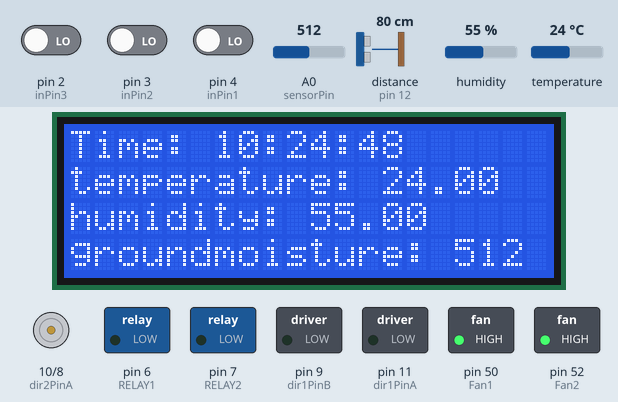
This sketch was run on a simulated Arduino Mega 2560, built with avr-gcc and run on an emulated ATmega2560. Parts: 20×4 character LCD, motor-driver pin pairs drawn as motors (green arrow = first pin HIGH = forward, orange = second pin HIGH = backward, longer = more drive), switched loads named in the sketch (green lamp = pin HIGH). Wiring (inferred from the names in the program): ultrasonic range finder: trigger pin 13; echo pin 12. The inputs (shaded band) are chosen by the test bench; at power-on: pin 3 (inPin2) LOW, pin 4 (inPin1) LOW, temperature 24 °C, A0 (sensorPin) = 512, pin 2 (inPin3) LOW, distance to the obstacle (sensor on pin 12) 80 cm, humidity 55 %. The echo pulse lasts 58.3 µs per cm; the local clock reads 2024-03-15 10:24:30 at power-on unless the sketch sets it; the modem accepts every AT command (registered, SIM ready, sends succeed) and sends nothing else; pins used as bus, display or sensor lines are not drawn; what the sketch prints to the serial monitor is not drawn.

Above: at 18.2 s.
19.3 s: pin 3 (inPin2) driven HIGH
At 22.0 s:
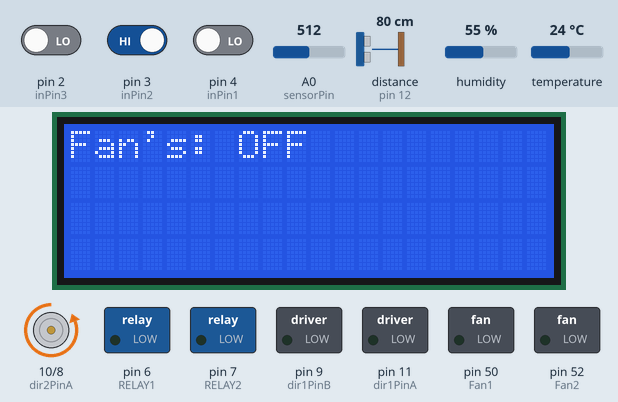
22.8 s: pin 4 (inPin1) driven HIGH
At 26.1 s:
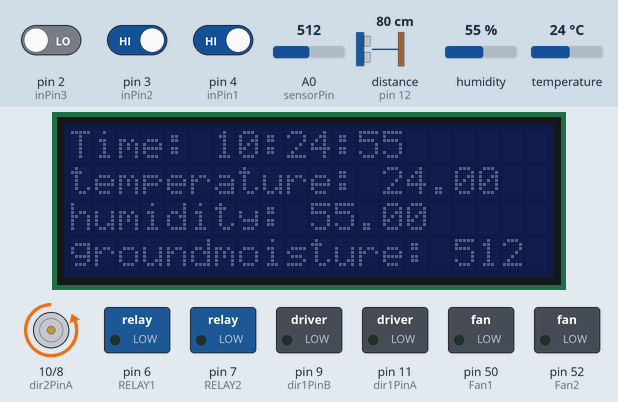
26.3 s: temperature set to 20.7 °C
28.9 s: temperature set to 19.3 °C
At 32.2 s:
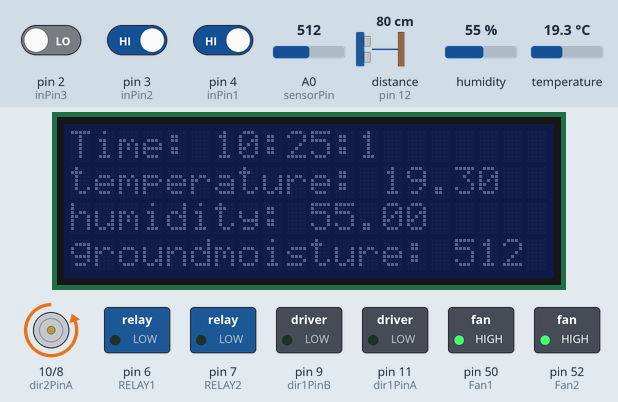
32.4 s: A0 (sensorPin) set to 489
At 34.5 s:
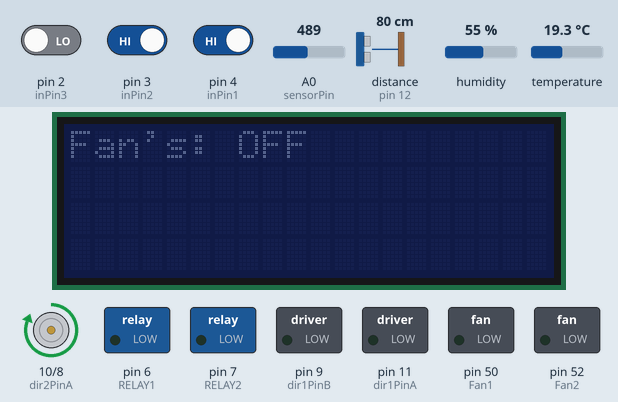
35.0 s: pin 4 (inPin1) driven LOW
At 38.4 s:
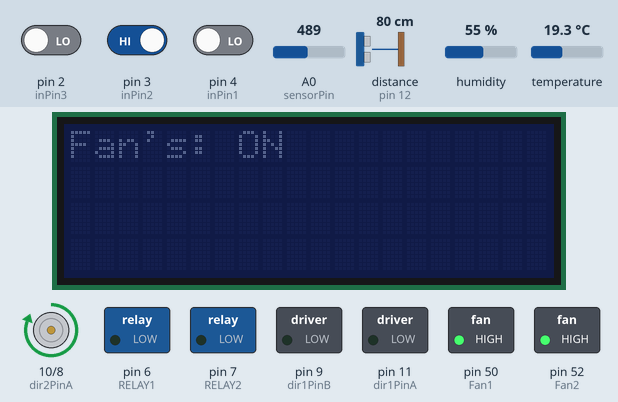
Timing chart, 0 to 39.5 s (numbered marks = the images above; inputs shaded):
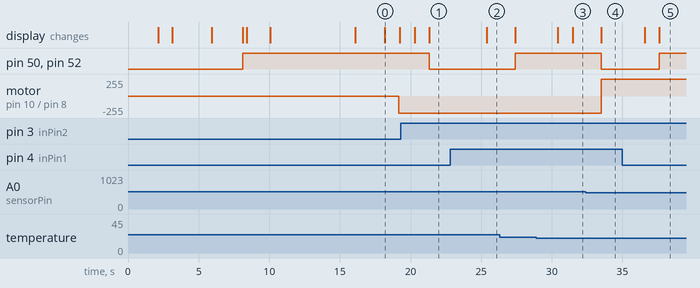

Measured:
- the behaviour switches between 20 and 19.9 °C on temperature (found by bisection; images 2 and 3)
- the behaviour switches between 501 and 500 on A0 (sensorPin) (found by bisection; images 3 and 4)
- after the input at 19.3 s, pin 50 (Fan1), pin 52 (Fan2): HIGH → LOW after 2.0 s; the display: first differs from a run without the input after 2.0 s (image 1)
- after the input at 22.8 s, pin 50 (Fan1), pin 52 (Fan2): stays LOW (without the input it goes to HIGH after 2.6 s); the display: changes after 2.6 s (image 2)
- after the input at 32.4 s, motor on pin 10 (dir2PinA) / pin 8 (dir2PinB): backward 255/255 → forward 255/255 after 1.1 s
- after the input at 35.0 s, pin 50 (Fan1), pin 52 (Fan2): LOW → HIGH after 2.6 s

The sketch:

Growbox.ino
```cpp
#include <DHT.h>
#include <DHT_U.h>
#include "SoftwareSerial.h"
#include <Wire.h>
#include <LCD.h>
#include <LiquidCrystal_I2C.h>
#include "RTClib.h"


#define DHTPIN 5
#define DHTTYPE DHT21
DHT dht(DHTPIN, DHTTYPE);
#define TRIGGER_PIN 13
#define ECHO_PIN 12
#define USONIC_DIV 58.0
#define MEASURE_SAMPLE_DELAY 5
#define MEASURE_SAMPLES 25
#define MEASURE_DELAY 250
#define trigPin 13
#define echoPin 12

LiquidCrystal_I2C  lcd(0x27, 2, 1, 0, 4, 5, 6, 7);
RTC_DS1307 rtc;

int sensorPin = A0;

// Motor 1
int dir1PinA = 11;
int dir2PinA = 10;

// Motor 2
int dir1PinB = 9;
int dir2PinB = 8;

//light relays
int RELAY1 = 6;
int RELAY2 = 7;

//fans
int Fan1 = 50;
int Fan2 = 52;

//buttons
int inPin1 = 4;   // choose the input pin (for a pushbutton)
int inPin2 = 3;   // choose the input pin (for a pushbutton)
int inPin3 = 2;   // choose the input pin (for a pushbutton)

boolean backlight = false;
boolean fan = false;

String ssid = "Visnet";
String password = "vinvisje";

String data;
String server = "www.sweetcaffeine.nl";
String uri = "/growbox/getfile.php";//

void reset() {
  lcd.setCursor(0, 0);
  lcd.clear();
  lcd.print("Reseting Wifi module ");
  Serial2.println("AT+RST");
  delay(1000);
  if (Serial2.find("OK")) {
    Serial.println("Module Reset");
    Serial.println("Module OK");
    lcd.print("reset succes");
    delay(500);
  } else if (Serial2.find("Ready")) {
    Serial.println("Module Reset");
    Serial.println("Module Ready");
    lcd.print("reset succes");
    delay(500);
  } else if (Serial2.find("ready")) {
    Serial.println("Module Reset");
    Serial.println("Module ready");
    lcd.print("reset succes");
    delay(500);
  }
  else {
    lcd.setCursor(0, 0);
    lcd.clear();
    lcd.print("Something went wrong,");
    delay(500);
    lcd.setCursor(0, 1);
    lcd.print("trying to reset again ");
    delay(500);
    Serial.println("Module not reset, try again");
    delay(500);
    reset();
  }

}

boolean checkfor(char* value)
{
  int i;
  for (i = 0; i < 10; i++)
  {
    delay(2000);
    if (Serial2.find(value)) {
      Serial.println("Found");
      Serial.println(value);
      return true;
    }
    Serial.println ("try: ") + Serial.println(i);
    lcd.setCursor(0, 0);
    lcd.clear();
    lcd.print("Trying to connect");
    delay(500);
    lcd.setCursor(0, 2);
    lcd.print("Try:  ") +  lcd.print(i);;
  }
  return false;
}

//connect to your wifi network

void connectWifi() {
  String cmd = "AT+CWJAP=\"" + ssid + "\",\"" + password + "\"";
  delay(200);
  Serial2.println(cmd);
  if (!checkfor("OK")) {
    Serial.println("Can't connect wifi");
    delay(500);
    lcd.setCursor(0, 0);
    lcd.clear();
    lcd.print("Can't connect wifi");
    delay(500);
    connectWifi();
  }
  Serial.println("Connected!");
  lcd.setCursor(0, 0);
  lcd.clear();
  lcd.print("Connected to wifi!");
  lcd.setCursor(0, 1);
  lcd.print("Connected using:");
  lcd.setCursor(0, 2);
  lcd.print("network: " + ssid);
  lcd.setCursor(0, 3);
  lcd.print("password: " + password);
  delay(2200);
  Serial.println("printing cmd:" + cmd);
}

void httppost() {
  Serial2.println("AT+CIPSTART=\"TCP\",\"" + server + "\",80");//start a TCP connection.
  if ( Serial2.find("OK")) {
    lcd.setCursor(0, 0);
    lcd.clear();
    lcd.print("TCP connection ready");
    Serial.println("TCP connection ready");
  }
  delay(1000);
  String postRequest =

    "POST " + uri + " HTTP/1.0\r\n" +
    "Host: " + server + "\r\n" +
    "Accept: *" + "/" + "*\r\n" +
    "Content-Length: " + data.length() + "\r\n" +
    "Content-Type: application/x-www-form-urlencoded\r\n" +
    "\r\n" + data;
  String sendCmd = "AT+CIPSEND=";//determine the number of caracters to be sent.

  Serial2.print(sendCmd);
  Serial2.println(postRequest.length() );
  delay(500);

  if (Serial2.find(">")) {
    Serial.println("Sending.."); Serial2.print(postRequest);
    if ( Serial2.find("SEND OK")) {
      lcd.setCursor(0, 0);
      lcd.clear();
      lcd.print("Packet send");
      lcd.setCursor(0, 2);
      lcd.print(data);
      Serial.println("Packet sent");
      Serial.println(data);
      delay(5000);
      while (Serial2.available()) {
        String tmpRSerial2 = Serial2.readString();
        Serial.println(tmpRSerial2);
      }

      Serial2.println("AT+CIPCLOSE");

    }

  }
}

void screenupdate() {
  int btn1 = digitalRead(inPin1);
  int btn2 = digitalRead(inPin2);
  int btn3 = digitalRead(inPin3);

  int m;
  m = analogRead(sensorPin);
  float t = dht.readTemperature();
  float h = dht.readHumidity();

  lcd.clear();
  lcd.setCursor(0, 0);

  DateTime now = rtc.now();
  String hour = String(now.hour(), DEC);
  String minute = String(now.minute(), DEC);
  String second = String(now.second(), DEC);

  lcd.print("Time: ");
  lcd.print(hour + ":" + minute + ":" + second);
  lcd.setCursor(0, 1);
  lcd.print("temperature: " + String(t));
  lcd.setCursor(0, 2);
  lcd.print("humidity: " + String(h));
  lcd.setCursor(0, 3);
  lcd.print("groundmoisture: " + String(m));
  if (btn1 == HIGH) {
    if (backlight == false) {
      lcd.setBacklight(HIGH);
      delay(1000);
      backlight = true;
    } else if (backlight == true) {
      lcd.setBacklight(LOW);
      delay(1000);
      backlight = false;
    }
  }
  delay(1000);
}

void upddate() {
  DateTime now = rtc.now();
  String hour = String(now.hour(), DEC);
  String minute = String(now.minute(), DEC);
  String second = String(now.second(), DEC);
  String day = String(now.day(), DEC);
  String month = String(now.month(), DEC);
  lcd.print("Updating");
  int m;
  m = analogRead(sensorPin);
  m = 1023 - m;
  float t = dht.readTemperature();
  float h = dht.readHumidity();
  String sendtime = hour + ":" + minute + ":" + second;
  String duday = day;
  String dumonth = month;
  long distance = measure();
  int fans;
  if(fan == true){
    int fans = 0;
  }else if(fan == false){
     int fans = 1;
  }
  data = "password=growbox&temperature=" + String(t) + "&time=" + String(sendtime) + "&humidity=" + String(h) + "&groundmoisture=" + String(m) + "&day=" + String(duday) + "&month=" + String(dumonth) + "&distance=" + String(distance) + "&fans=" + String(fans);
  Serial.println(data);
  httppost();
  lcd.print("Update done");
  delay(2000);
}

void setup() {
  lcd.setBacklightPin(3, POSITIVE);
  lcd.setBacklight(HIGH); // NOTE: You can turn the backlight off by setting it to LOW instead of HIGH
  lcd.begin(20, 4);
  lcd.clear();
  Serial2.begin(115200);
  Serial.begin(115200);
  lcd.setCursor(0, 0);
  lcd.clear();
  lcd.print("Growbox");
  lcd.setCursor(0, 1);
  lcd.print("Vincent Venhuizen");
  lcd.setCursor(0, 3);
  lcd.print("Eindexamenproject");
  delay(2000);
  Serial.println("GROWBOX_V4");
  Serial.println("Starting reset");
  reset();
  Serial.println("Connecting Wifi");
  connectWifi();
  Serial.begin(115200);

  if (! rtc.begin()) {
    Serial.println("Couldn't find RTC");
    while (1);
  }

  if (! rtc.isrunning()) {
    Serial.println("RTC is NOT running!");
    // following line sets the RTC to the date & time this sketch was compiled
    rtc.adjust(DateTime(F(__DATE__), F(__TIME__)));
    // This line sets the RTC with an explicit date & time, for example to set
    // January 21, 2014 at 3am you would call:
    // rtc.adjust(DateTime(2014, 1, 21, 3, 0, 0));
  }

  pinMode(TRIGGER_PIN, OUTPUT);
  pinMode(ECHO_PIN, INPUT);

  // Reset the trigger pin and wait a half a second
  digitalWrite(TRIGGER_PIN, LOW);
  delayMicroseconds(500);


  pinMode(dir1PinA, OUTPUT);
  pinMode(dir2PinA, OUTPUT);
  pinMode(dir1PinB, OUTPUT);
  pinMode(dir2PinB, OUTPUT);
  pinMode(RELAY1, OUTPUT);
  pinMode(RELAY2, OUTPUT);
  pinMode(Fan1, OUTPUT);
  pinMode(Fan2, OUTPUT);

  pinMode(inPin1, INPUT);
  pinMode(inPin2, INPUT);
  pinMode(inPin3, INPUT);

  digitalWrite(Fan1, HIGH);
  digitalWrite(Fan2, HIGH);


  upddate();
}

void loop () {

  int btn1 = digitalRead(inPin1);
  int btn2 = digitalRead(inPin2);
  int btn3 = digitalRead(inPin3);
  if (btn1 == HIGH) {
    if (backlight == false) {
      lcd.setBacklight(HIGH);
      delay(1000);
      backlight = true;
    } else if (backlight == true) {
      lcd.setBacklight(LOW);
      delay(1000);
      backlight = false;
    }
  }

  DateTime now = rtc.now();
  String hour = String(now.hour(), DEC);
  String minute = String(now.minute(), DEC);
  String second = String(now.second(), DEC);
  String day = String(now.day(), DEC);
  String month = String(now.month(), DEC);
  screenupdate();
  if (analogRead(sensorPin) > 500) {
    digitalWrite(dir1PinB, LOW);
    digitalWrite(dir2PinB, HIGH);
  } else {
    digitalWrite(dir1PinB, LOW);
    digitalWrite(dir2PinB, LOW);
  }
  if (dht.readTemperature() < 20) {
    digitalWrite(dir1PinA, LOW);
    digitalWrite(dir2PinA, HIGH);
  } else {
    digitalWrite(dir1PinA, LOW);
    digitalWrite(dir2PinA, LOW);
  }
  if ((now.hour() > 8) || (now.hour() < 23)) {
    digitalWrite(RELAY1, LOW);
    digitalWrite(RELAY2, LOW);
  } else {
    digitalWrite(RELAY1, HIGH);
    digitalWrite(RELAY2, HIGH);
  }

  //update
  if (now.minute() == 0 && now.second() == 0) {
    upddate();
  }
  if (now.minute() == 30 && now.second() == 0) {
    upddate();
  }

  if (btn2 == HIGH) {
    if (fan == false) {
      lcd.clear();
      lcd.print("Fan's: OFF");
      fan = true;
      digitalWrite(Fan1, LOW);
      digitalWrite(Fan2, LOW);
      delay(2000);
    } else if (fan == true) {
      lcd.clear();
      lcd.print("Fan's: ON");
      fan = false;
      digitalWrite(Fan1, HIGH);
      digitalWrite(Fan2, HIGH);
      delay(2000);
    }

    delay(1000);
  }


  if (btn3 == HIGH) {
    delay(MEASURE_DELAY);

    long distance = measure();
    lcd.setCursor(0, 0);
    lcd.clear();
    lcd.print("Distance: ");
    lcd.setCursor(10, 0);
    lcd.print(distance);
    lcd.setCursor(17, 0);
    lcd.print(" mm");
    lcd.setCursor(0, 2);
    lcd.print("Plant height:");
    lcd.print(600 - distance);
    lcd.print(" mm");
    delay(2000);
  }

}

long measure() {
  long measureSum = 0;
  for (int i = 0; i < MEASURE_SAMPLES; i++)
  {
    delay(MEASURE_SAMPLE_DELAY);
    measureSum += singleMeasurement();
  }
  return measureSum / MEASURE_SAMPLES;
}

long singleMeasurement()
{
  long duration = 0;
  // Measure: Put up Trigger...
  digitalWrite(TRIGGER_PIN, HIGH);
  // ... wait for 11 µs ...
  delayMicroseconds(11);
  // ... put the trigger down ...
  digitalWrite(TRIGGER_PIN, LOW);
  // ... and wait for the echo ...
  duration = pulseIn(ECHO_PIN, HIGH);
  return (long) (((float) duration / USONIC_DIV) * 10.0);
}
```
